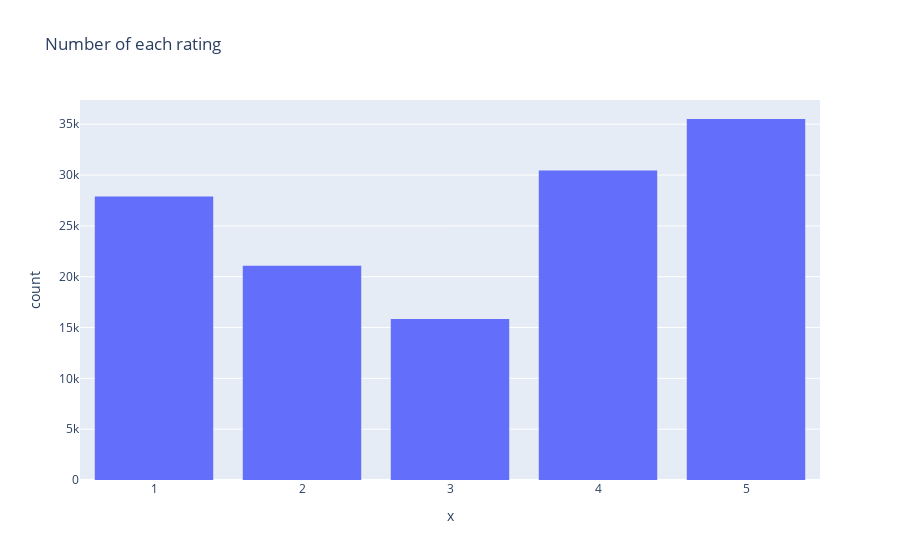

The notebook cell this image was saved under:
### Code cell
figure = px.histogram(x=ratings['Rate'], title="Number of each rating")
figure.update_layout(bargap=0.2)
figure.show()

### Figure 1 — Plotly figure (JSON) as saved in the notebook; plotly's stock layout.template omitted (floating-point values rounded to 4 significant figures; data arrays with more than 128 entries replaced by an {"elided": "..."} marker saying what was removed)
{"data": [{"alignmentgroup": "True", "bingroup": "x", "hovertemplate": "x=%{x}<br>count=%{y}<extra></extra>", "legendgroup": "", "marker": {"color": "#636efa", "pattern": {"shape": ""}}, "name": "", "offsetgroup": "", "orientation": "v", "showlegend": false, "type": "histogram", "x": {"elided": "130754 int values"}, "xaxis": "x", "yaxis": "y"}], "layout": {"bargap": 0.2, "barmode": "relative", "legend": {"tracegroupgap": 0}, "title": {"text": "Number of each rating"}, "xaxis": {"anchor": "y", "domain": [0, 1], "title": {"text": "x"}}, "yaxis": {"anchor": "x", "domain": [0, 1], "title": {"text": "count"}}}}
